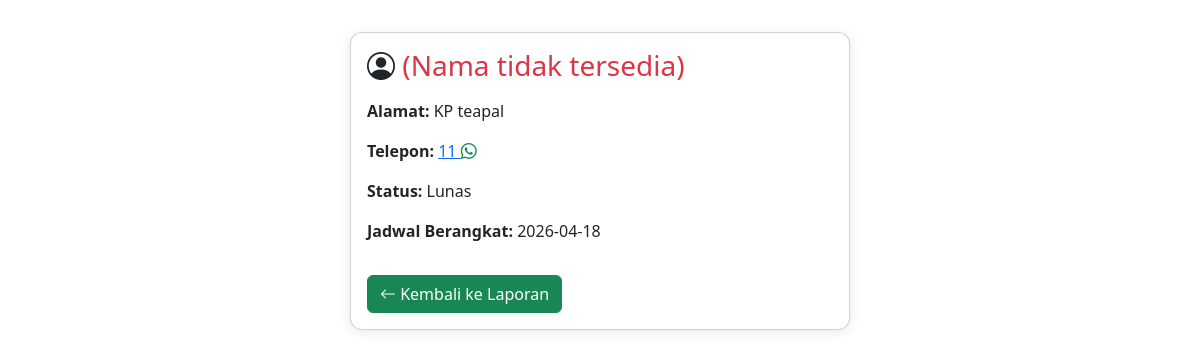
/contern/jamaahHaji/detailJamaah.php?id=29, run on an earlier commit of the app's database.
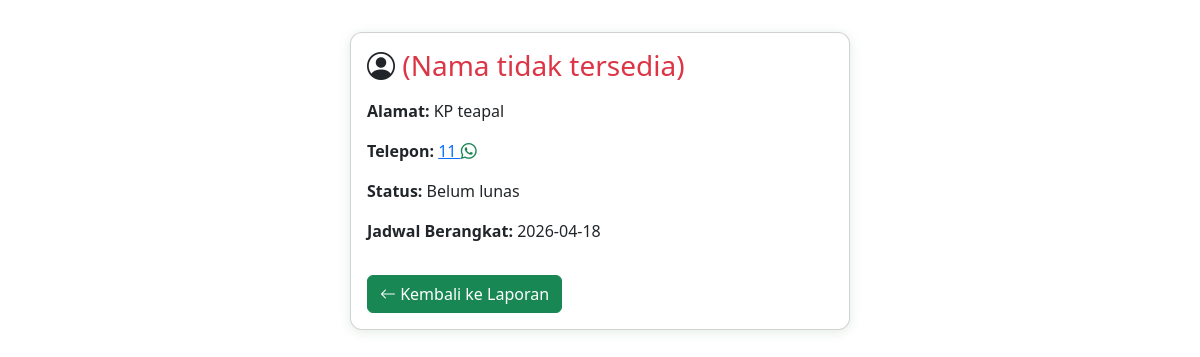
And on a later commit of the database.
### tables this page shows
CREATE TABLE `jamaah_haji` (
  `id` int NOT NULL,
  `foto` varchar(100) NOT NULL,
  `nik` varchar(20) NOT NULL,
  `no_porsi` varchar(30) NOT NULL,
  `nama_lengkap` varchar(100) NOT NULL,
  `jenis_kelamin` varchar(20) DEFAULT NULL,
  `tanggal_lahir` date NOT NULL,
  `alamat` varchar(200) DEFAULT NULL,
  `telepon` varchar(30) DEFAULT NULL,
  `no_paspor` varchar(20) DEFAULT NULL,
  `golongan_darah` varchar(5) DEFAULT NULL,
  `penyakit_bawaan` varchar(100) DEFAULT NULL,
  `jadwal_berangkat` date DEFAULT NULL,
  `status` varchar(250) NOT NULL,
  `data_pulang` date DEFAULT NULL,
  `id_pembimbing` int DEFAULT NULL
);

### contern/jamaahHaji/detailJamaah.php (the view, shortened to what this page needs)
<?php
include $_SERVER['DOCUMENT_ROOT'] . '/jamaah_haji/backend/database.php';
$id = intval($_GET['id']);
$query = $conn->query("SELECT * FROM jamaah_haji WHERE id = $id");
$row = $query->fetch_assoc();
?>
<!DOCTYPE html>
<html lang="id">
<head>
    <link rel="stylesheet" href="../../jamaahHaji/index.css">
    <link rel="stylesheet" href="https://cdn.jsdelivr.net/npm/bootstrap@5.3.7/dist/css/bootstrap.min.css" />
    <link rel="stylesheet" href="https://cdn.jsdelivr.net/npm/bootstrap-icons@1.13.1/font/bootstrap-icons.min.css" />
</head>
<body>
    <div class="container mt-4">
        <div class="card detail-card">
            <div class="card-body">
                <h3 class="card-title mb-3"><i class="bi bi-person-circle"></i> <?= !empty($row['nama']) ? htmlspecialchars($row['nama']) : '<span class="text-danger">(Nama tidak tersedia)</span>' ?> </h3>
                <p><strong>Alamat:</strong> <?= isset($row['alamat']) ? htmlspecialchars($row['alamat']) : '<span class="text-danger">(Alamat tidak tersedia)</span>' ?></p>
                <p><strong>Telepon:</strong> <a href="javascript:void(0)" onclick="sendWhatsAppWithPDF('<?= preg_replace('/[^0-9]/', '', $row['telepon'] ?? '') ?>', '<?= addslashes($row['nama'] ?? '') ?>', '<?= $id ?>', '<?= date('Y', strtotime($row['jadwal_berangkat'] ?? '')) ?>')" title="Kirim PDF via WhatsApp"><?= isset($row['telepon']) ? htmlspecialchars($row['telepon']) : '<span class="text-danger">(Telepon tidak tersedia)</span>' ?> <i class="bi bi-whatsapp text-success"></i></a></p>
                <p><strong>Status:</strong> <?= isset($row['status']) ? htmlspecialchars($row['status']) : '<span class="text-danger">(Status tidak tersedia)</span>' ?></p>
                <p><strong>Jadwal Berangkat:</strong> <?= isset($row['jadwal_berangkat']) ? htmlspecialchars($row['jadwal_berangkat']) : '<span class="text-danger">(Jadwal tidak tersedia)</span>' ?></p>
                <a href="laporan.php?tahun=<?= isset($row['jadwal_berangkat']) ? date('Y', strtotime($row['jadwal_berangkat'])) : '' ?>" class="btn btn-success mt-3"><i class="bi bi-arrow-left"></i> Kembali ke Laporan</a>
            </div>
        </div>
  </div>
</body>
</html>

What changed in the data, as far as the page shows it:
changed jamaah_haji "KP teapal": status "Lunas" → "Belum lunas"
